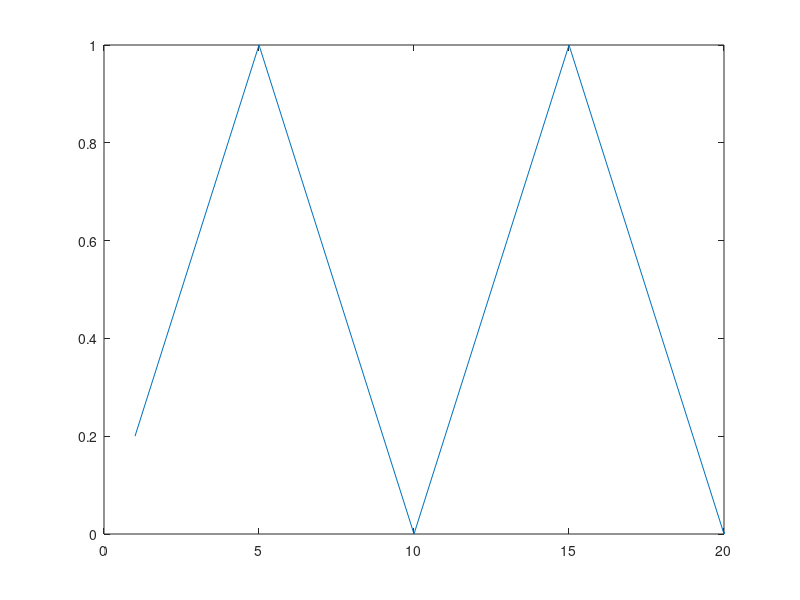

Reproduce this figure in MATLAB.
%Triangular using for loop

fs = 100;
f = 10;

t = -1:1/fs:1;

signal = zeros(size(t));

for i = 1:length(t)
    if(mod(i,f) <= (0.5*f - 1))
        signal(i) = 2*mod(i,f)/f;
    else
        signal(i) = 2*(1-mod(i,f)/f);
    end
end

plot(signal)
xlim([0 20])
